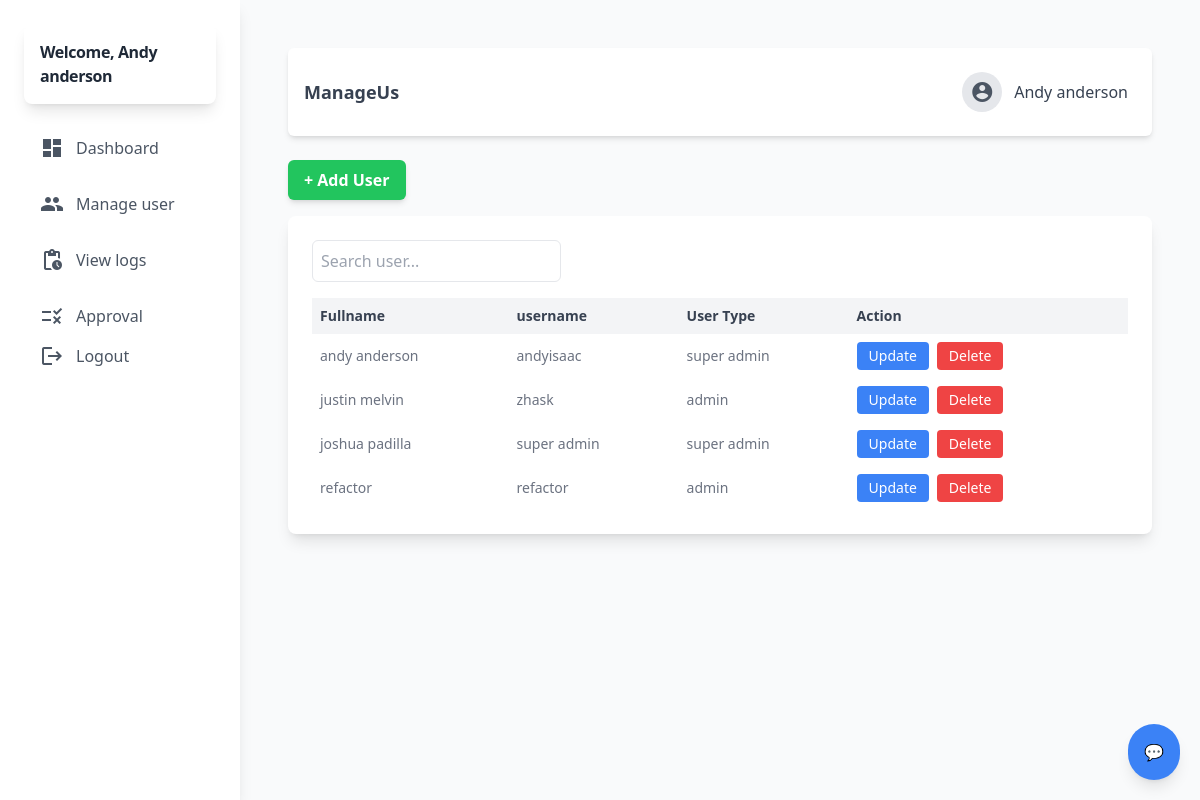
Page /admin/manage_user.php (signed in) on the earlier database version.
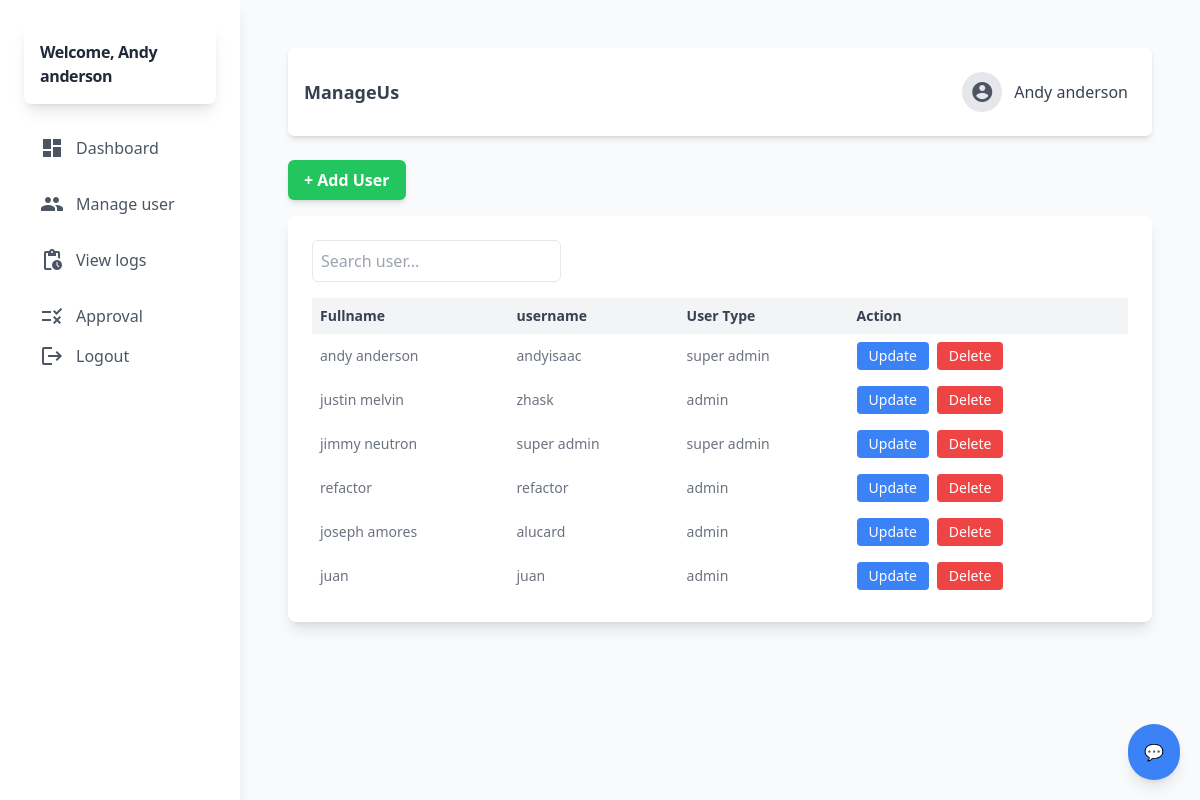
Same page on the later database version.
### tables this page shows
CREATE TABLE `user` (
  `id` int(11) NOT NULL,
  `name` varchar(255) NOT NULL,
  `username` varchar(255) NOT NULL,
  `email` varchar(255) NOT NULL,
  `phone` varchar(60) NOT NULL,
  `profile_picture` varchar(255) DEFAULT NULL,
  `password` varchar(255) NOT NULL,
  `type` varchar(60) NOT NULL,
  `status` int(11) NOT NULL DEFAULT 1 COMMENT '0=deleted,1=existing'
);

### admin/backend/db.php (called while the page is built, shortened)
<?php
class db_connect
{
    public $host = db_host;
    public $user = db_user;
    public $pass = db_pass;
    public $name = db_name;
    public function connect()
    {
        try {
            $this->conn = new mysqli($this->host, $this->user, $this->pass, $this->name);
        } catch (\Throwable $th) {
            header("Location:setup.php");
        }
    }
}

### admin/backend/class.php (called while the page is built, shortened)
<?php
include ('db.php');
class global_class extends db_connect
{
    public function check_account($user_id ) {
        $query = "SELECT * FROM user WHERE id = $user_id";
        $result = $this->conn->query($query);
        $items = [];
        if ($result && $result->num_rows > 0) {
            while ($row = $result->fetch_assoc()) {
                $items[] = $row;
            }
        }
        return $items;
    }
    public function fetch_all_user(){
        $query = $this->conn->prepare("SELECT * FROM `user` where status='1'");
        if ($query->execute()) {
            $result = $query->get_result();
            return $result;
        }
    }
}

### admin/backend/end-points/user_list.php (the view, shortened to what the changed rows need)
<?php
$fetch_all_user = $db->fetch_all_user();
if ($fetch_all_user->num_rows>0): ?>
    <?php foreach ($fetch_all_user as $user):
        ?>
       <tr>
            <td class="p-2"><?php echo htmlspecialchars($user['name']); ?></td>
            <td class="p-2"><?php echo htmlspecialchars($user['username']); ?></td>
            <td class="p-2"><?php echo htmlspecialchars($user['type']); ?></td>
            <td class="p-2 flex space-x-2">
                <button class="showUpdateModal TogglerUpdateUser px-3 py-1 bg-blue-500 text-white rounded hover:bg-blue-600"
                data-id="<?= $user['id']; ?>"
                data-name="<?= $user['name']; ?>"
                data-username="<?= $user['username']; ?>"
                data-email="<?= $user['email']; ?>"
                data-phone="<?= $user['phone']; ?>"
                data-type="<?= $user['type']; ?>"
                >
                Update</button>
                <button class="TogglerDeleteUser px-3 py-1 bg-red-500 text-white rounded hover:bg-red-600"
                data-id=<?= $user['id']; ?>>
                Delete
            </td>
        </tr>
    <?php endforeach; ?>
<?php else: ?>
    <tr>
        <td colspan="5" class="p-2">No record found.</td>
    </tr>
<?php endif; ?>

### admin/components/header.php (shortened to what the changed rows need)
<?php
include('backend/class.php');
$db = new global_class();
if (isset($_SESSION['id'])) {
    $admin_id = intval($_SESSION['id']);
    $account = $db->check_account($admin_id);
} else {
   header('location: index.php');
}
?>
<!DOCTYPE html>
<html lang="en">
<head>
  <script src="https://cdn.tailwindcss.com"></script>
  <link rel="stylesheet" href="https://cdnjs.cloudflare.com/ajax/libs/AlertifyJS/1.13.1/css/alertify.css" />
</head>
<body class="bg-gray-100 font-sans antialiased">
  <div class="min-h-screen flex flex-col lg:flex-row">
<aside id="sidebar" class="bg-white shadow-lg w-64 lg:w-1/5 xl:w-1/6 p-6 space-y-6 lg:static fixed inset-y-0 left-0 z-50 transform -translate-x-full lg:translate-x-0 transition-transform duration-300 ease-in-out">
  <div class="flex items-center space-x-4 p-4 bg-white rounded-lg shadow-lg hover:shadow-xl transition-shadow duration-300">
  <h1 class="text-1xl font-bold text-gray-800 tracking-tight text-left lg:text-left hover:text-indigo-600 transition-colors duration-300">Welcome, <?=ucfirst($account[0]['name'])?></h1>
</div>
</aside>
    <main class="flex-1 bg-gray-50 p-8 lg:p-12">

### admin/manage_user.php (shortened to what the changed rows need)
<?php
include "components/header.php";
?>
<div class="flex justify-between items-center bg-white p-4 mb-6 rounded-md shadow-md">
    <h2 class="text-lg font-semibold text-gray-700">ManageUs</h2>
    <a href="profile.php" class="flex items-center space-x-3 cursor-pointer hover:bg-gray-100 p-2 rounded-lg">
        <?php
        $userImage = !empty($account[0]['profile_picture']) ? $account[0]['profile_picture'] : null;
        ?>
        <div class="w-10 h-10 rounded-full overflow-hidden flex items-center justify-center bg-gray-200 text-gray-600">
            <?php if ($userImage): ?>
                <img src="../assets/upload_files/<?php echo $userImage; ?>" alt="User Avatar" class="w-full h-full object-cover">
            <?php else: ?>
                <span class="material-icons text-3xl">account_circle</span>
            <?php endif; ?>
        </div>
        <span class="text-gray-700 font-medium">
            <?php echo ucfirst($account[0]['name']); ?>
        </span>
    </a>
</div>
<div class="bg-white rounded-lg shadow-lg p-6">
    <div class="overflow-x-auto">
        <table id="userTable" class="display table-auto w-full text-sm text-left text-gray-500 dark:text-gray-400">
            <thead class="bg-gray-100 text-gray-700">
                <tr>
                    <th class="p-2">Fullname</th>
                    <th class="p-2">username</th>
                    <th class="p-2">User Type</th>
                    <th class="p-2">Action</th>
                </tr>
            </thead>
            <tbody>
                <?php include "backend/end-points/user_list.php"; ?>
            </tbody>
        </table>
    </div>
</div>
<?php
include "components/footer.php";
?>

Differences in the rows shown:
changed user: name "joshua padilla" → "jimmy neutron"
added user: name "joseph amores", username "alucard", type "admin"
added user: name "juan", username "juan", type "admin"
